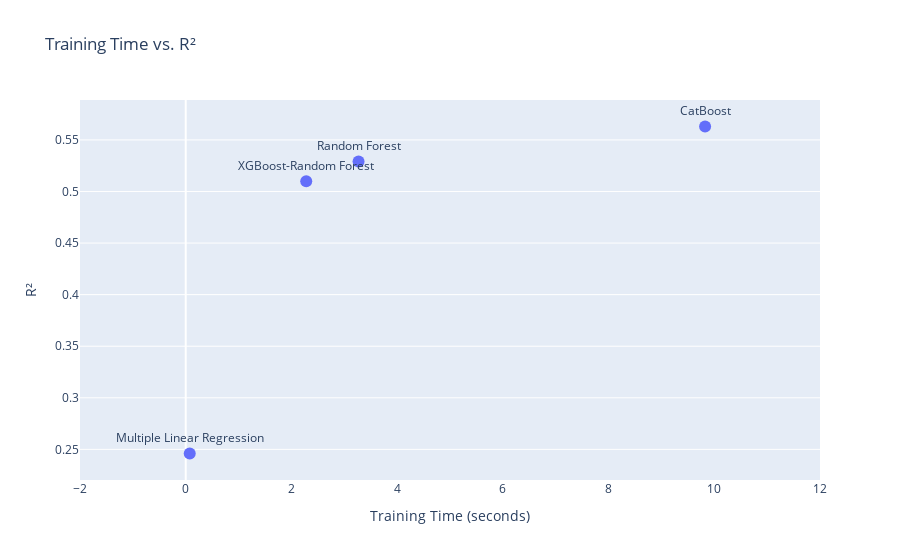

Notebook code for this chart:
### Code cell
fig = px.scatter(results_df,
                 x='Training Time (s)',
                 y='R²',
                 text='Model',
                 title='Training Time vs. R²',
                 labels={'Training Time (s)': 'Training Time (seconds)', 'RMSE': 'RMSE'})
                #  hover_data=['MAE', 'R²'])

fig.update_traces(textposition='top center', marker=dict(size=12))
fig.update_xaxes(range=[-2,12])
fig.update_layout(xaxis=dict(showgrid=False))

fig.show()

### Figure 1 — Plotly figure (JSON) as saved in the notebook; plotly's stock layout.template omitted (floating-point values rounded to 4 significant figures)
{"data": [{"hovertemplate": "Training Time (seconds)=%{x}<br>R²=%{y}<br>Model=%{text}<extra></extra>", "legendgroup": "", "marker": {"color": "#636efa", "size": 12, "symbol": "circle"}, "mode": "markers+text", "name": "", "orientation": "v", "showlegend": false, "text": ["Multiple Linear Regression", "XGBoost-Random Forest", "Random Forest", "CatBoost"], "textposition": "top center", "type": "scatter", "x": [0.076, 2.28, 3.27, 9.826], "xaxis": "x", "y": [0.246, 0.51, 0.529, 0.563], "yaxis": "y"}], "layout": {"legend": {"tracegroupgap": 0}, "title": {"text": "Training Time vs. R²"}, "xaxis": {"anchor": "y", "domain": [0, 1], "range": [-2, 12], "showgrid": false, "title": {"text": "Training Time (seconds)"}}, "yaxis": {"anchor": "x", "domain": [0, 1], "title": {"text": "R²"}}}}
